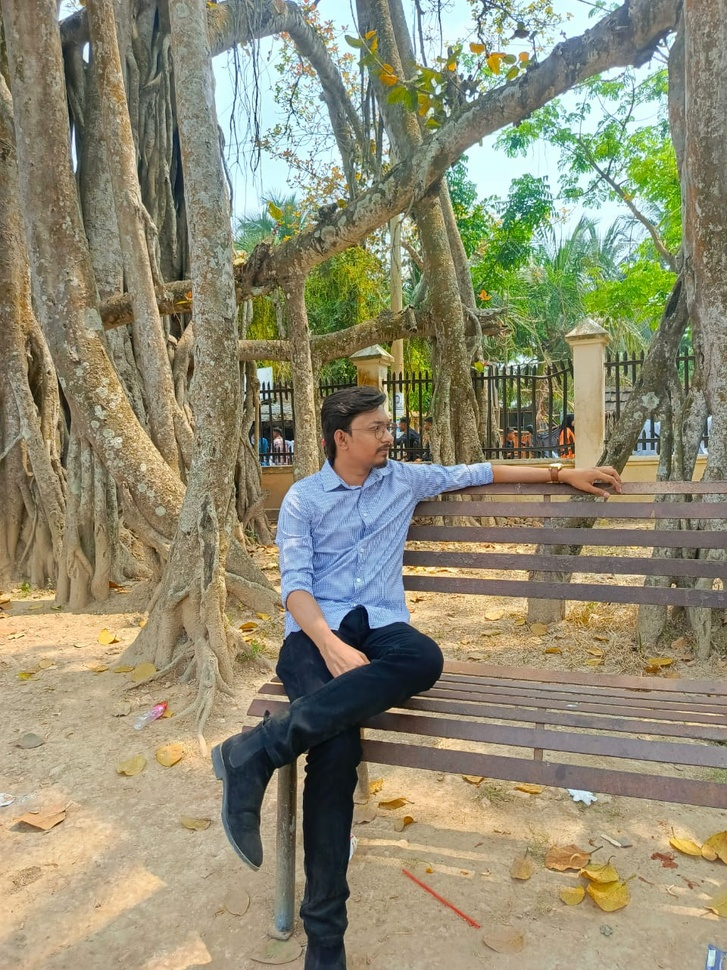
#> input picture Image Processing Lab/m_pic.jpg, 727 x 970 px, shrunk from 960 x 1280 before the run
$ python lab8.py
#> lines starting #> are read from the running program, lines starting #| are printed output that depends on the picture
import cv2
import matplotlib.pyplot as plt

# Load grayscale image
image = cv2.imread('m_pic.jpg', cv2.IMREAD_GRAYSCALE)
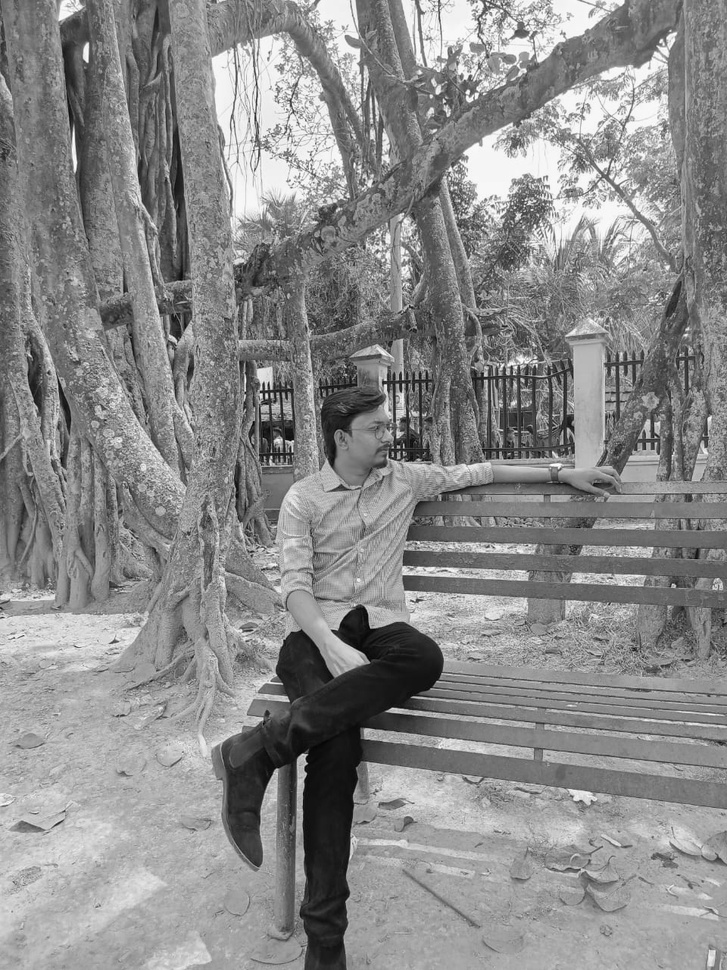
#> image: shape (970, 727); min 1, max 255, mean 138.4

if image is None:
    print("Error: 'm_pic.jpg' not found.")
    exit()

# Apply Histogram Equalization
equalized = cv2.equalizeHist(image)
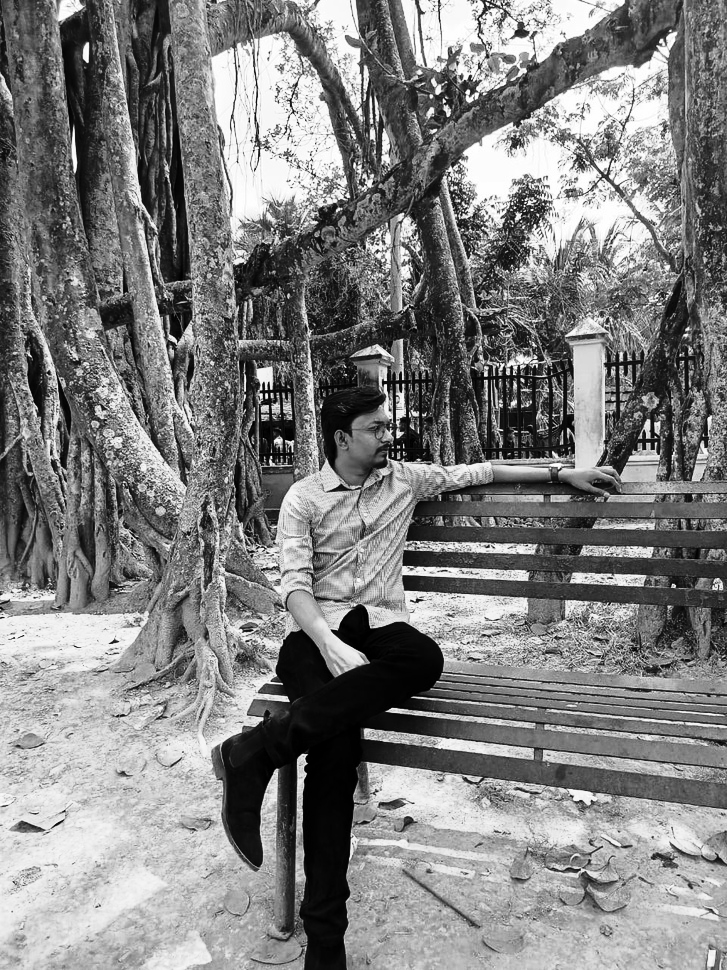
#> equalized: shape (970, 727); min 0, max 255, mean 128.3

# Show Original and Equalized images with histograms
plt.figure(figsize=(10, 6))

# Original image
plt.subplot(2, 2, 1)
plt.imshow(image, cmap='gray')
plt.title("Original Image")
plt.axis('off')

# Equalized image
plt.subplot(2, 2, 2)
plt.imshow(equalized, cmap='gray')
plt.title("Equalized Image")
plt.axis('off')

# Histogram of original
plt.subplot(2, 2, 3)
plt.hist(image.ravel(), 256, [0, 256])
plt.title("Original Histogram")

# Histogram of equalized
plt.subplot(2, 2, 4)
plt.hist(equalized.ravel(), 256, [0, 256])
plt.title("Equalized Histogram")

plt.tight_layout()
plt.show()
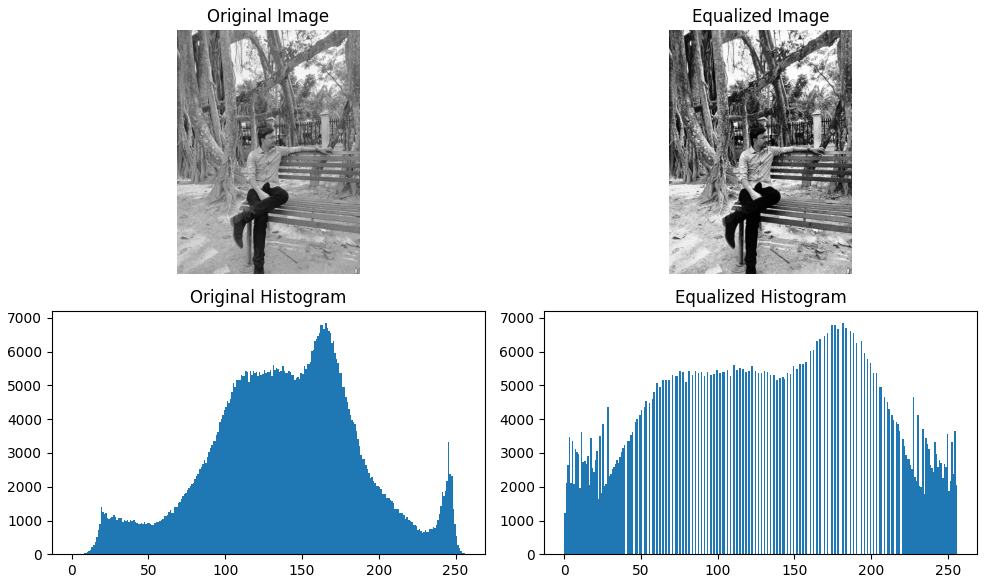
#> figure drawn by matplotlib, 4 panels; panel 3: tallest bar 6862 high, from x = 165 to 166; panel 4: tallest bar 6862 high, from x = 181 to 182

$ run again, with Image Processing Lab/compressed.jpg copied over Image Processing Lab/m_pic.jpg
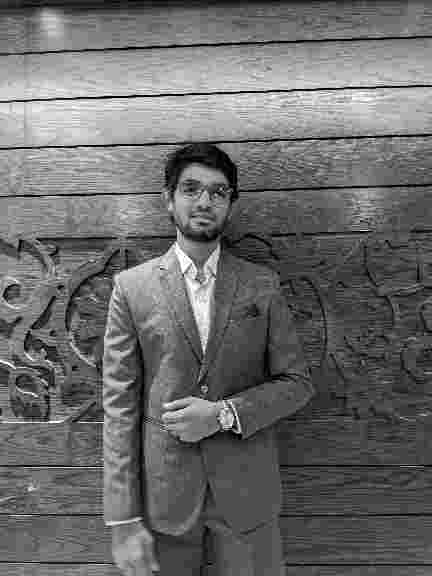
#> input picture Image Processing Lab/compressed.jpg, 432 x 576 px
#> image is the input picture: shape (576, 432); min 0, max 255, mean 106
#> `equalized = cv2.equalizeHist(image)`:
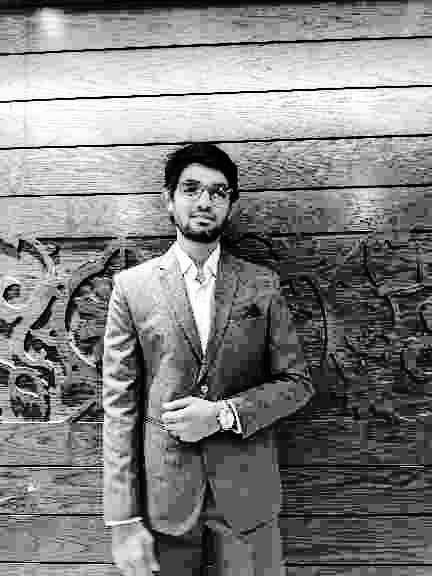
#> equalized: shape (576, 432); min 0, max 255, mean 127.9
#> `plt.show()`:
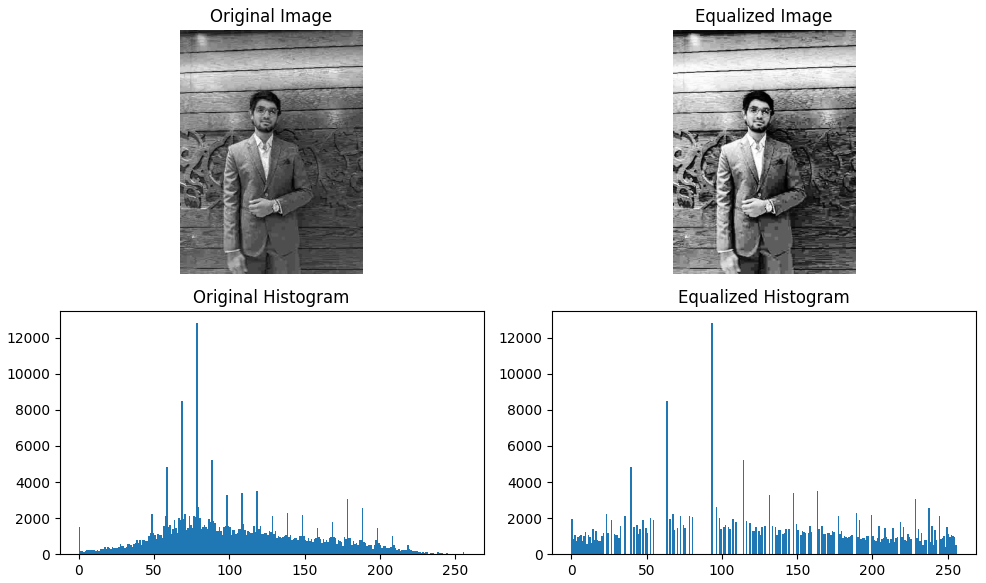
#> figure drawn by matplotlib, 4 panels; panel 3: tallest bar 12828 high, from x = 78 to 79; panel 4: tallest bar 12828 high, from x = 93 to 94
